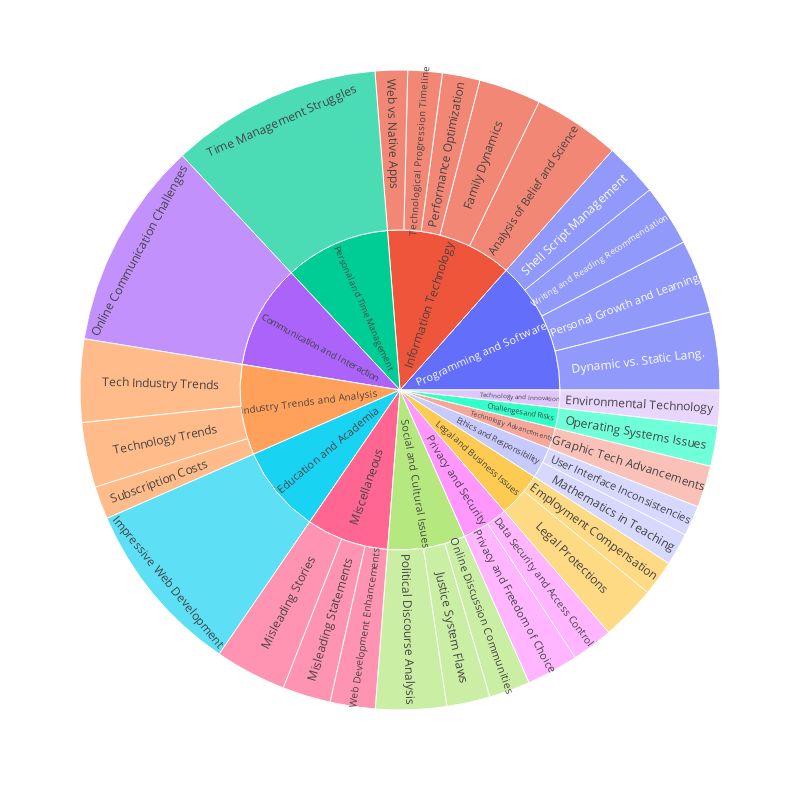

The notebook cell this image was saved under:
### Code cell
fig = px.sunburst(topic_df.iloc[:30], path=["topic_group_short_title", "short_title"], values="prevalence", hover_data=["one_sentence_summary", "topic_id"] )
fig.update_layout(width=800, height=800)
fig

### Figure 1 — Plotly figure (JSON) as saved in the notebook; plotly's stock layout.template omitted (floating-point values rounded to 4 significant figures)
{"data": [{"branchvalues": "total", "customdata": [["This theme explores the analysis of beliefs, scientific claims, and biases displayed in various situations.", 335], ["The theme discusses various aspects of data security, access control, user authentication, and credential management.", 273], ["Discussion comparing dynamically-typed scripting languages with statically-typed languages like Java and Rust, focusing on scalability, tools, and flexibility.", 123], ["This theme explores various aspects of employment compensation, including payouts, wages, taxes, job security, and the immigration process.", 509], ["The theme revolves around innovative approaches in environmental technology, including reactors, waste management, and energy production.", 23], ["The theme explores various aspects of family relationships, parenting, and social interactions within families and society.", 478], ["This theme explores various technological advancements in the field of graphics, including blitter capabilities, object scanning, computer vision, and image manipulation, as well as innovations in camera technology for improved visual experiences.", 22], ["The examples demonstrate admiration and excitement for various aspects of web development projects and technologies.", 238], ["The examples provided highlight flaws in the justice system, including issues with evidence, corruption, and accountability.", 290], ["The theme revolves around legal protection, enforcement, and violations in various contexts such as labor laws, cybersecurity regulations, and legislative processes.", 10], ["The importance of properly integrating mathematical theory into education, particularly in subjects like music, programming, and physics, is highlighted.", 480], ["This theme focuses on instances where statements could be considered misleading or misconstrued.", 82], ["The theme revolves around issues related to misleading news stories, political discussions, and reading offline content on various platforms.", 31], ["The examples highlight the complexities and challenges of online communication, including misunderstandings, financial issues, and user-hostile decisions.", 21], ["The theme revolves around interactions, submissions, and culture within online forums and communities.", 154], ["Issues related to operating systems, updates, and compatibility among different platforms are discussed.", 466], ["The theme focuses on identifying and addressing performance issues related to CPU, disk, memory, and other hardware components in order to optimize system efficiency and speed.", 372], ["The theme explores personal growth, learning new skills, self-awareness, habits, and seeking enjoyment in various aspects of life.", 289], ["This theme explores political discourse and perspectives on democracy, political leaders, and societies across different countries.", 139], ["The theme explores the concepts of privacy, freedom of choice, and challenging conventional ideas.", 348], ["The theme revolves around managing and executing shell scripts efficiently, emphasizing the importance of secure and standardized practices.", 92], ["The theme discusses the impact of pricing, revenue, and charges related to subscription services or purchases.", 394], ["The tech industry is experiencing a shift in talent, a focus on efficiency and profitability, growth through acquisitions, and potential changes to antitrust laws.", 393], ["The examples provided showcase the advancements in technology over the past decade, highlighting how easier access to resources has accelerated innovation and development.", 412], ["The theme revolves around various technological trends, updates, and challenges experienced in different years.", 192], ["The theme explores various struggles and frustrations related to time management, such as waiting for technology, work responsibilities expanding, health issues impacting daily routines, and the challenges of balancing work, personal life, and health.", 328], ["The theme explores various frustrations and suggestions related to user interface inconsistencies in web browsers and applications.", 428], ["The theme explores various enhancements and optimizations related to web development, such as rendering improvements, text formatting, order and timing of script execution, and appending extra sections to files.", 50], ["The debate between web-based and native applications, discussing issues such as performance, user experience, proprietary apps, and user privacy.", 451], ["This theme explores recommendations for reading a variety of genres, from textbooks to fiction, along with a discussion on writing with soul and the role of general-audience books in communicating complex topics.", 362], ["Issues related to operating systems, updates, and compatibility among different platforms are discussed.", 466], ["The examples highlight the complexities and challenges of online communication, including misunderstandings, financial issues, and user-hostile decisions.", 21], ["The examples demonstrate admiration and excitement for various aspects of web development projects and technologies.", 238], ["(?)", "(?)"], ["(?)", "(?)"], ["(?)", "(?)"], ["(?)", "(?)"], ["(?)", "(?)"], ["The theme explores various struggles and frustrations related to time management, such as waiting for technology, work responsibilities expanding, health issues impacting daily routines, and the challenges of balancing work, personal life, and health.", 328], ["(?)", "(?)"], ["(?)", "(?)"], ["(?)", "(?)"], ["This theme explores various technological advancements in the field of graphics, including blitter capabilities, object scanning, computer vision, and image manipulation, as well as innovations in camera technology for improved visual experiences.", 22], ["The theme revolves around innovative approaches in environmental technology, including reactors, waste management, and energy production.", 23]], "domain": {"x": [0, 1], "y": [0, 1]}, "hovertemplate": "labels=%{label}<br>prevalence=%{value}<br>parent=%{parent}<br>id=%{id}<br>one_sentence_summary=%{customdata[0]}<br>topic_id=%{customdata[1]}<extra></extra>", "ids": ["Information Technology/Analysis of Belief and Science", "Privacy and Security/Data Security and Access Control", "Programming and Software/Dynamic vs. Static Lang.", "Legal and Business Issues/Employment Compensation", "Technology and Innovation/Environmental Technology", "Information Technology/Family Dynamics", "Technology Advancements/Graphic Tech Advancements", "Education and Academia/Impressive Web Development", "Social and Cultural Issues/Justice System Flaws", "Legal and Business Issues/Legal Protections", "Ethics and Responsibility/Mathematics in Teaching", "Miscellaneous/Misleading Statements", "Miscellaneous/Misleading Stories", "Communication and Interaction/Online Communication Challenges", "Social and Cultural Issues/Online Discussion Communities", "Challenges and Risks/Operating Systems Issues", "Information Technology/Performance Optimization", "Programming and Software/Personal Growth and Learning", "Social and Cultural Issues/Political Discourse Analysis", "Privacy and Security/Privacy and Freedom of Choice", "Programming and Software/Shell Script Management", "Industry Trends and Analysis/Subscription Costs", "Industry Trends and Analysis/Tech Industry Trends", "Information Technology/Technological Progression Timeline", "Industry Trends and Analysis/Technology Trends", "Personal and Time Management/Time Management Struggles", "Ethics and Responsibility/User Interface Inconsistencies", "Miscellaneous/Web Development Enhancements", "Information Technology/Web vs Native Apps", "Programming and Software/Writing and Reading Recommendations", "Challenges and Risks", "Communication and Interaction", "Education and Academia", "Ethics and Responsibility", "Industry Trends and Analysis", "Information Technology", "Legal and Business Issues", "Miscellaneous", "Personal and Time Management", "Privacy and Security", "Programming and Software", "Social and Cultural Issues", "Technology Advancements", "Technology and Innovation"], "labels": ["Analysis of Belief and Science", "Data Security and Access Control", "Dynamic vs. Static Lang.", "Employment Compensation", "Environmental Technology", "Family Dynamics", "Graphic Tech Advancements", "Impressive Web Development", "Justice System Flaws", "Legal Protections", "Mathematics in Teaching", "Misleading Statements", "Misleading Stories", "Online Communication Challenges", "Online Discussion Communities", "Operating Systems Issues", "Performance Optimization", "Personal Growth and Learning", "Political Discourse Analysis", "Privacy and Freedom of Choice", "Shell Script Management", "Subscription Costs", "Tech Industry Trends", "Technological Progression Timeline", "Technology Trends", "Time Management Struggles", "User Interface Inconsistencies", "Web Development Enhancements", "Web vs Native Apps", "Writing and Reading Recommendations", "Challenges and Risks", "Communication and Interaction", "Education and Academia", "Ethics and Responsibility", "Industry Trends and Analysis", "Information Technology", "Legal and Business Issues", "Miscellaneous", "Personal and Time Management", "Privacy and Security", "Programming and Software", "Social and Cultural Issues", "Technology Advancements", "Technology and Innovation"], "name": "", "parents": ["Information Technology", "Privacy and Security", "Programming and Software", "Legal and Business Issues", "Technology and Innovation", "Information Technology", "Technology Advancements", "Education and Academia", "Social and Cultural Issues", "Legal and Business Issues", "Ethics and Responsibility", "Miscellaneous", "Miscellaneous", "Communication and Interaction", "Social and Cultural Issues", "Challenges and Risks", "Information Technology", "Programming and Software", "Social and Cultural Issues", "Privacy and Security", "Programming and Software", "Industry Trends and Analysis", "Industry Trends and Analysis", "Information Technology", "Industry Trends and Analysis", "Personal and Time Management", "Ethics and Responsibility", "Miscellaneous", "Information Technology", "Programming and Software", "", "", "", "", "", "", "", "", "", "", "", "", "", ""], "type": "sunburst", "values": [0.02323, 0.01104, 0.02078, 0.009467, 0.009491, 0.01662, 0.01118, 0.04698, 0.01157, 0.01472, 0.008678, 0.01289, 0.01915, 0.05572, 0.01102, 0.0108, 0.01006, 0.01976, 0.01894, 0.01386, 0.0143, 0.00878, 0.02218, 0.009171, 0.01739, 0.0565, 0.008127, 0.01204, 0.008655, 0.01643, 0.0108, 0.05572, 0.04698, 0.0168, 0.04836, 0.06773, 0.02419, 0.04409, 0.0565, 0.02491, 0.07127, 0.04154, 0.01118, 0.009491]}], "layout": {"height": 800, "legend": {"tracegroupgap": 0}, "margin": {"t": 60}, "width": 800}}
